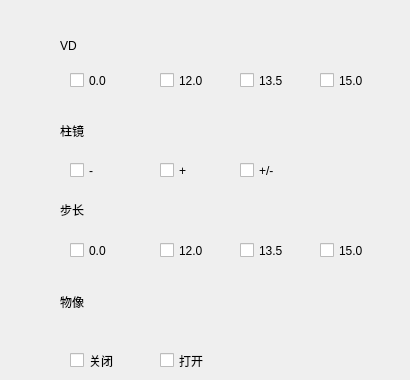
   <widget class="QWidget" name="page_quguangdu">
    <widget class="QCheckBox" name="checkBox_3">
     <property name="geometry">
      <rect>
       <x>240</x>
       <y>70</y>
       <width>81</width>
       <height>21</height>
      </rect>
     </property>
     <property name="acceptDrops">
      <bool>true</bool>
     </property>
     <property name="styleSheet">
      <string notr="true">font: 13pt &quot;黑体&quot;;</string>
     </property>
     <property name="text">
      <string>13.5</string>
     </property>
    </widget>
    <widget class="QCheckBox" name="checkBox_5">
     <property name="geometry">
      <rect>
       <x>320</x>
       <y>240</y>
       <width>81</width>
       <height>21</height>
      </rect>
     </property>
     <property name="acceptDrops">
      <bool>true</bool>
     </property>
     <property name="styleSheet">
      <string notr="true">font: 13pt &quot;黑体&quot;;</string>
     </property>
     <property name="text">
      <string>15.0</string>
     </property>
    </widget>
    <widget class="QLabel" name="label_3">
     <property name="geometry">
      <rect>
       <x>60</x>
       <y>200</y>
       <width>51</width>
       <height>20</height>
      </rect>
     </property>
     <property name="styleSheet">
      <string notr="true">font: 14pt &quot;黑体&quot;;</string>
     </property>
     <property name="text">
      <string>步长</string>
     </property>
    </widget>
    <widget class="QCheckBox" name="checkBox_8">
     <property name="geometry">
      <rect>
       <x>70</x>
       <y>160</y>
       <width>81</width>
       <height>21</height>
      </rect>
     </property>
     <property name="acceptDrops">
      <bool>true</bool>
     </property>
     <property name="styleSheet">
      <string notr="true">font: 13pt &quot;黑体&quot;;</string>
     </property>
     <property name="text">
      <string>-</string>
     </property>
    </widget>
    <widget class="QCheckBox" name="checkBox_9">
     <property name="geometry">
      <rect>
       <x>160</x>
       <y>240</y>
       <width>81</width>
       <height>21</height>
      </rect>
     </property>
     <property name="acceptDrops">
      <bool>true</bool>
     </property>
     <property name="styleSheet">
      <string notr="true">font: 13pt &quot;黑体&quot;;</string>
     </property>
     <property name="text">
      <string>12.0</string>
     </property>
    </widget>
    <widget class="QCheckBox" name="checkBox_4">
     <property name="geometry">
      <rect>
       <x>320</x>
       <y>70</y>
       <width>81</width>
       <height>21</height>
      </rect>
     </property>
     <property name="acceptDrops">
      <bool>true</bool>
     </property>
     <property name="styleSheet">
      <string notr="true">font: 13pt &quot;黑体&quot;;</string>
     </property>
     <property name="text">
      <string>15.0</string>
     </property>
    </widget>
    <widget class="QLabel" name="label_2">
     <property name="geometry">
      <rect>
       <x>60</x>
       <y>120</y>
       <width>61</width>
       <height>21</height>
      </rect>
     </property>
     <property name="styleSheet">
      <string notr="true">font: 14pt &quot;黑体&quot;;</string>
     </property>
     <property name="text">
      <string>柱镜</string>
     </property>
    </widget>
    <widget class="QCheckBox" name="checkBox_15">
     <property name="geometry">
      <rect>
       <x>70</x>
       <y>350</y>
       <width>81</width>
       <height>21</height>
      </rect>
     </property>
     <property name="acceptDrops">
      <bool>true</bool>
     </property>
     <property name="styleSheet">
      <string notr="true">font: 13pt &quot;黑体&quot;;</string>
     </property>
     <property name="text">
      <string>关闭</string>
     </property>
    </widget>
    <widget class="QLabel" name="label_4">
     <property name="geometry">
      <rect>
       <x>60</x>
       <y>292</y>
       <width>51</width>
       <height>20</height>
      </rect>
     </property>
     <property name="styleSheet">
      <string notr="true">font: 14pt &quot;黑体&quot;;</string>
     </property>
     <property name="text">
      <string>物像</string>
     </property>
    </widget>
    <widget class="QCheckBox" name="checkBox_10">
     <property name="geometry">
      <rect>
       <x>240</x>
       <y>240</y>
       <width>81</width>
       <height>21</height>
      </rect>
     </property>
     <property name="acceptDrops">
      <bool>true</bool>
     </property>
     <property name="styleSheet">
      <string notr="true">font: 13pt &quot;黑体&quot;;</string>
     </property>
     <property name="text">
      <string>13.5</string>
     </property>
    </widget>
    <widget class="QCheckBox" name="checkBox_11">
     <property name="geometry">
      <rect>
       <x>70</x>
       <y>240</y>
       <width>81</width>
       <height>21</height>
      </rect>
     </property>
     <property name="acceptDrops">
      <bool>true</bool>
     </property>
     <property name="styleSheet">
      <string notr="true">font: 13pt &quot;黑体&quot;;</string>
     </property>
     <property name="text">
      <string>0.0</string>
     </property>
    </widget>
    <widget class="QCheckBox" name="checkBox_2">
     <property name="geometry">
      <rect>
       <x>160</x>
       <y>70</y>
       <width>81</width>
       <height>21</height>
      </rect>
     </property>
     <property name="acceptDrops">
      <bool>true</bool>
     </property>
     <property name="styleSheet">
      <string notr="true">font: 13pt &quot;黑体&quot;;</string>
     </property>
     <property name="text">
      <string>12.0</string>
     </property>
    </widget>
    <widget class="QLabel" name="label">
     <property name="geometry">
      <rect>
       <x>60</x>
       <y>40</y>
       <width>54</width>
       <height>12</height>
      </rect>
     </property>
     <property name="styleSheet">
      <string notr="true">font: 14pt &quot;黑体&quot;;</string>
     </property>
     <property name="text">
      <string>VD</string>
     </property>
    </widget>
    <widget class="QCheckBox" name="checkBox_16">
     <property name="geometry">
      <rect>
       <x>160</x>
       <y>350</y>
       <width>81</width>
       <height>21</height>
      </rect>
     </property>
     <property name="acceptDrops">
      <bool>true</bool>
     </property>
     <property name="styleSheet">
      <string notr="true">font: 13pt &quot;黑体&quot;;</string>
     </property>
     <property name="text">
      <string>打开</string>
     </property>
    </widget>
    <widget class="QCheckBox" name="checkBox_7">
     <property name="geometry">
      <rect>
       <x>240</x>
       <y>160</y>
       <width>81</width>
       <height>21</height>
      </rect>
     </property>
     <property name="acceptDrops">
      <bool>true</bool>
     </property>
     <property name="styleSheet">
      <string notr="true">font: 13pt &quot;黑体&quot;;</string>
     </property>
     <property name="text">
      <string>+/-</string>
     </property>
    </widget>
    <widget class="QCheckBox" name="checkBox">
     <property name="geometry">
      <rect>
       <x>70</x>
       <y>70</y>
       <width>81</width>
       <height>21</height>
      </rect>
     </property>
     <property name="acceptDrops">
      <bool>true</bool>
     </property>
     <property name="styleSheet">
      <string notr="true">font: 13pt &quot;黑体&quot;;</string>
     </property>
     <property name="text">
      <string>0.0</string>
     </property>
    </widget>
    <widget class="QCheckBox" name="checkBox_6">
     <property name="geometry">
      <rect>
       <x>160</x>
       <y>160</y>
       <width>81</width>
       <height>21</height>
      </rect>
     </property>
     <property name="acceptDrops">
      <bool>true</bool>
     </property>
     <property name="styleSheet">
      <string notr="true">font: 13pt &quot;黑体&quot;;</string>
     </property>
     <property name="text">
      <string>+</string>
     </property>
    </widget>
   </widget>
